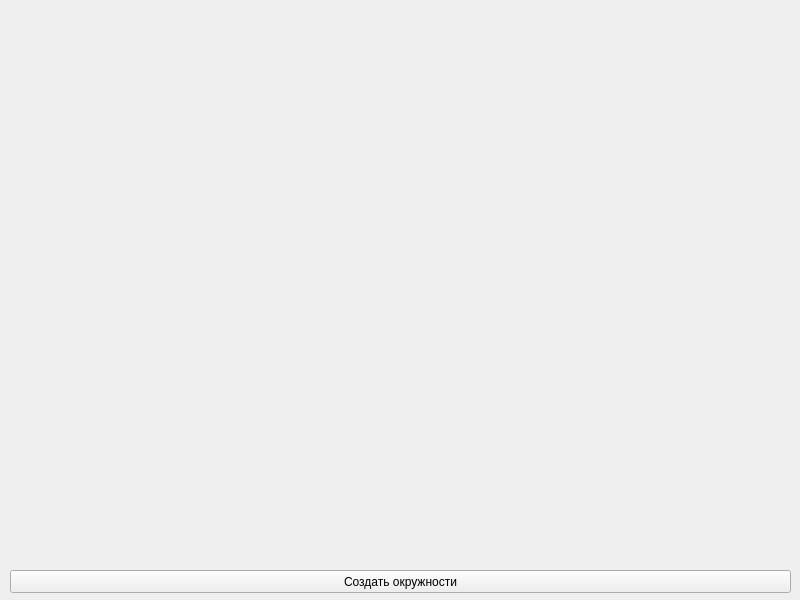
<?xml version="1.0" encoding="UTF-8"?>
<ui version="4.0">
 <class>MainWindow</class>
 <widget class="QMainWindow" name="MainWindow">
  <property name="geometry">
   <rect>
    <x>0</x>
    <y>0</y>
    <width>800</width>
    <height>600</height>
   </rect>
  </property>
  <property name="windowTitle">
   <string>MainWindow</string>
  </property>
  <widget class="QWidget" name="centralwidget">
   <widget class="QPushButton" name="btn">
    <property name="geometry">
     <rect>
      <x>10</x>
      <y>570</y>
      <width>781</width>
      <height>23</height>
     </rect>
    </property>
    <property name="text">
     <string>Создать окружности</string>
    </property>
   </widget>
  </widget>
 </widget>
 <resources/>
 <connections/>
</ui>
